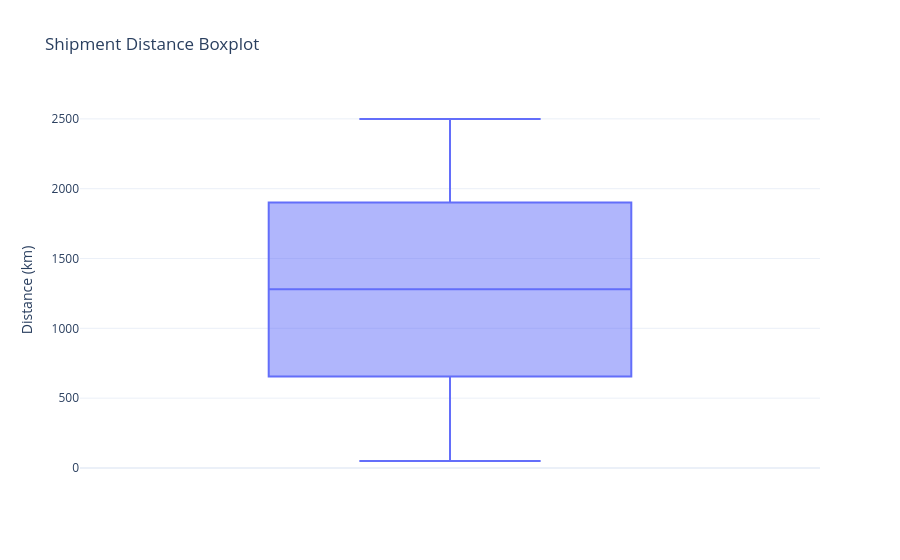

The notebook cell saved with this chart:
### Code cell
fig = px.box(

    df,

    y="distance_km",

    title="Shipment Distance Boxplot",

    template="plotly_white"

)

fig.update_layout(

    yaxis_title="Distance (km)"

)

fig.show()

### Figure 1 — Plotly figure (JSON) as saved in the notebook; plotly's stock layout.template omitted (floating-point values rounded to 4 significant figures; data arrays with more than 128 entries replaced by an {"elided": "..."} marker saying what was removed)
{"data": [{"alignmentgroup": "True", "hovertemplate": "distance_km=%{y}<extra></extra>", "legendgroup": "", "marker": {"color": "#636efa"}, "name": "", "notched": false, "offsetgroup": "", "orientation": "v", "showlegend": false, "type": "box", "x0": " ", "xaxis": "x", "y": {"elided": "5000 int values"}, "y0": " ", "yaxis": "y"}], "layout": {"boxmode": "group", "legend": {"tracegroupgap": 0}, "title": {"text": "Shipment Distance Boxplot"}, "xaxis": {"anchor": "y", "domain": [0, 1]}, "yaxis": {"anchor": "x", "domain": [0, 1], "title": {"text": "Distance (km)"}}}}
